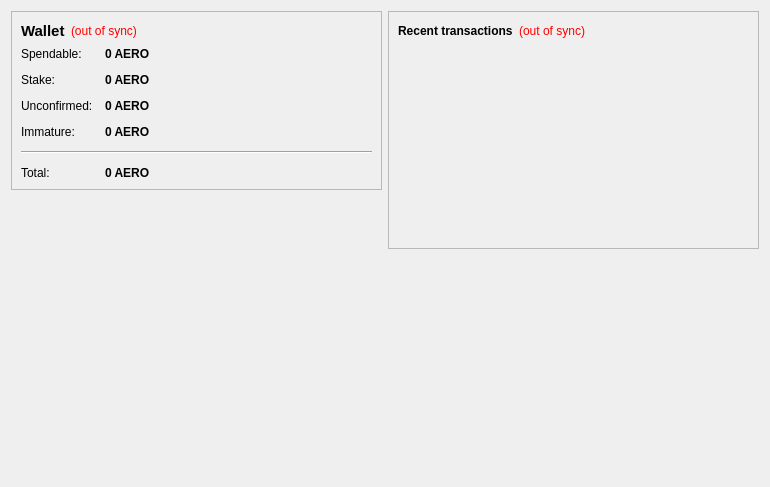
<?xml version="1.0" encoding="UTF-8"?>
<ui version="4.0">
 <class>OverviewPage</class>
 <widget class="QWidget" name="OverviewPage">
  <property name="geometry">
   <rect>
    <x>0</x>
    <y>0</y>
    <width>770</width>
    <height>487</height>
   </rect>
  </property>
  <property name="windowTitle">
   <string>Form</string>
  </property>
  <layout class="QHBoxLayout" name="horizontalLayout" stretch="1,1">
   <item>
    <layout class="QVBoxLayout" name="verticalLayout_2">
     <item>
      <widget class="QFrame" name="frame">
       <property name="frameShape">
        <enum>QFrame::StyledPanel</enum>
       </property>
       <property name="frameShadow">
        <enum>QFrame::Raised</enum>
       </property>
       <layout class="QVBoxLayout" name="verticalLayout_4">
        <item>
         <layout class="QHBoxLayout" name="horizontalLayout_4">
          <item>
           <widget class="QLabel" name="label_5">
            <property name="font">
             <font>
              <pointsize>11</pointsize>
              <weight>75</weight>
              <bold>true</bold>
             </font>
            </property>
            <property name="text">
             <string>Wallet</string>
            </property>
           </widget>
          </item>
          <item>
           <widget class="QLabel" name="labelWalletStatus">
            <property name="toolTip">
             <string>The displayed information may be out of date. Your wallet automatically synchronizes with the Aerocoin network after a connection is established, but this process has not completed yet.</string>
            </property>
            <property name="styleSheet">
             <string notr="true">QLabel { color: red; }</string>
            </property>
            <property name="text">
             <string notr="true">(out of sync)</string>
            </property>
            <property name="alignment">
             <set>Qt::AlignLeading|Qt::AlignLeft|Qt::AlignVCenter</set>
            </property>
           </widget>
          </item>
          <item>
           <spacer name="horizontalSpacer_2">
            <property name="orientation">
             <enum>Qt::Horizontal</enum>
            </property>
            <property name="sizeHint" stdset="0">
             <size>
              <width>40</width>
              <height>20</height>
             </size>
            </property>
           </spacer>
          </item>
         </layout>
        </item>
        <item>
         <layout class="QFormLayout" name="formLayout_2">
          <property name="fieldGrowthPolicy">
           <enum>QFormLayout::AllNonFixedFieldsGrow</enum>
          </property>
          <property name="horizontalSpacing">
           <number>12</number>
          </property>
          <property name="verticalSpacing">
           <number>12</number>
          </property>
          <item row="0" column="0">
           <widget class="QLabel" name="label">
            <property name="text">
             <string>Spendable:</string>
            </property>
           </widget>
          </item>
          <item row="0" column="1">
           <widget class="QLabel" name="labelBalance">
            <property name="font">
             <font>
              <weight>75</weight>
              <bold>true</bold>
             </font>
            </property>
            <property name="cursor">
             <cursorShape>IBeamCursor</cursorShape>
            </property>
            <property name="toolTip">
             <string>Your current spendable balance</string>
            </property>
            <property name="text">
             <string notr="true">0 AERO</string>
            </property>
            <property name="textInteractionFlags">
             <set>Qt::LinksAccessibleByMouse|Qt::TextSelectableByKeyboard|Qt::TextSelectableByMouse</set>
            </property>
           </widget>
          </item>
          <item row="1" column="0">
           <widget class="QLabel" name="label_6">
            <property name="text">
             <string>Stake:</string>
            </property>
           </widget>
          </item>
          <item row="1" column="1">
           <widget class="QLabel" name="labelStake">
            <property name="font">
             <font>
              <weight>75</weight>
              <bold>true</bold>
             </font>
            </property>
            <property name="cursor">
             <cursorShape>IBeamCursor</cursorShape>
            </property>
            <property name="toolTip">
             <string>Total of coins that was staked, and do not yet count toward the current balance</string>
            </property>
            <property name="text">
             <string notr="true">0 AERO</string>
            </property>
            <property name="textInteractionFlags">
             <set>Qt::LinksAccessibleByMouse|Qt::TextSelectableByKeyboard|Qt::TextSelectableByMouse</set>
            </property>
           </widget>
          </item>
          <item row="2" column="0">
           <widget class="QLabel" name="label_3">
            <property name="text">
             <string>Unconfirmed:</string>
            </property>
           </widget>
          </item>
          <item row="2" column="1">
           <widget class="QLabel" name="labelUnconfirmed">
            <property name="font">
             <font>
              <weight>75</weight>
              <bold>true</bold>
             </font>
            </property>
            <property name="cursor">
             <cursorShape>IBeamCursor</cursorShape>
            </property>
            <property name="toolTip">
             <string>Total of transactions that have yet to be confirmed, and do not yet count toward the current balance</string>
            </property>
            <property name="text">
             <string notr="true">0 AERO</string>
            </property>
            <property name="textInteractionFlags">
             <set>Qt::LinksAccessibleByMouse|Qt::TextSelectableByKeyboard|Qt::TextSelectableByMouse</set>
            </property>
           </widget>
          </item>
          <item row="3" column="0">
           <widget class="QLabel" name="labelImmatureText">
            <property name="text">
             <string>Immature:</string>
            </property>
           </widget>
          </item>
          <item row="3" column="1">
           <widget class="QLabel" name="labelImmature">
            <property name="font">
             <font>
              <weight>75</weight>
              <bold>true</bold>
             </font>
            </property>
            <property name="toolTip">
             <string>Mined balance that has not yet matured</string>
            </property>
            <property name="text">
             <string notr="true">0 AERO</string>
            </property>
            <property name="textInteractionFlags">
             <set>Qt::LinksAccessibleByMouse|Qt::TextSelectableByKeyboard|Qt::TextSelectableByMouse</set>
            </property>
           </widget>
          </item>
          <item row="4" column="0" colspan="2">
           <widget class="Line" name="line">
            <property name="orientation">
             <enum>Qt::Horizontal</enum>
            </property>
           </widget>
          </item>
          <item row="5" column="0">
           <widget class="QLabel" name="labelTotalText">
            <property name="text">
             <string>Total:</string>
            </property>
           </widget>
          </item>
          <item row="5" column="1">
           <widget class="QLabel" name="labelTotal">
            <property name="font">
             <font>
              <weight>75</weight>
              <bold>true</bold>
             </font>
            </property>
            <property name="cursor">
             <cursorShape>IBeamCursor</cursorShape>
            </property>
            <property name="toolTip">
             <string>Your current total balance</string>
            </property>
            <property name="text">
             <string notr="true">0 AERO</string>
            </property>
            <property name="textInteractionFlags">
             <set>Qt::LinksAccessibleByMouse|Qt::TextSelectableByKeyboard|Qt::TextSelectableByMouse</set>
            </property>
           </widget>
          </item>
         </layout>
        </item>
       </layout>
      </widget>
     </item>
     <item>
      <spacer name="verticalSpacer">
       <property name="orientation">
        <enum>Qt::Vertical</enum>
       </property>
       <property name="sizeHint" stdset="0">
        <size>
         <width>20</width>
         <height>40</height>
        </size>
       </property>
      </spacer>
     </item>
     <item>
      <widget class="QLabel" name="label_2">
       <property name="autoFillBackground">
        <bool>true</bool>
       </property>
       <property name="text">
        <string/>
       </property>
       <property name="pixmap">
        <pixmap resource="../bitcoin.qrc">:/icons/drmbg</pixmap>
       </property>
       <property name="scaledContents">
        <bool>false</bool>
       </property>
       <property name="margin">
        <number>0</number>
       </property>
      </widget>
     </item>
    </layout>
   </item>
   <item>
    <layout class="QVBoxLayout" name="verticalLayout_3">
     <item>
      <widget class="QFrame" name="frame_2">
       <property name="frameShape">
        <enum>QFrame::StyledPanel</enum>
       </property>
       <property name="frameShadow">
        <enum>QFrame::Raised</enum>
       </property>
       <layout class="QVBoxLayout" name="verticalLayout">
        <item>
         <layout class="QHBoxLayout" name="horizontalLayout_2">
          <item>
           <widget class="QLabel" name="label_4">
            <property name="text">
             <string>&lt;b&gt;Recent transactions&lt;/b&gt;</string>
            </property>
           </widget>
          </item>
          <item>
           <widget class="QLabel" name="labelTransactionsStatus">
            <property name="toolTip">
             <string>The displayed information may be out of date. Your wallet automatically synchronizes with the Aerocoin network after a connection is established, but this process has not completed yet.</string>
            </property>
            <property name="styleSheet">
             <string notr="true">QLabel { color: red; }</string>
            </property>
            <property name="text">
             <string notr="true">(out of sync)</string>
            </property>
            <property name="alignment">
             <set>Qt::AlignRight|Qt::AlignTrailing|Qt::AlignVCenter</set>
            </property>
           </widget>
          </item>
          <item>
           <spacer name="horizontalSpacer">
            <property name="orientation">
             <enum>Qt::Horizontal</enum>
            </property>
            <property name="sizeHint" stdset="0">
             <size>
              <width>40</width>
              <height>20</height>
             </size>
            </property>
           </spacer>
          </item>
         </layout>
        </item>
        <item>
         <widget class="QListView" name="listTransactions">
          <property name="styleSheet">
           <string notr="true">QListView { background: transparent; }</string>
          </property>
          <property name="frameShape">
           <enum>QFrame::NoFrame</enum>
          </property>
          <property name="verticalScrollBarPolicy">
           <enum>Qt::ScrollBarAlwaysOff</enum>
          </property>
          <property name="horizontalScrollBarPolicy">
           <enum>Qt::ScrollBarAlwaysOff</enum>
          </property>
          <property name="selectionMode">
           <enum>QAbstractItemView::NoSelection</enum>
          </property>
         </widget>
        </item>
       </layout>
      </widget>
     </item>
     <item>
      <spacer name="verticalSpacer_2">
       <property name="orientation">
        <enum>Qt::Vertical</enum>
       </property>
       <property name="sizeHint" stdset="0">
        <size>
         <width>20</width>
         <height>40</height>
        </size>
       </property>
      </spacer>
     </item>
    </layout>
   </item>
  </layout>
 </widget>
 <resources/>
 <connections/>
</ui>
